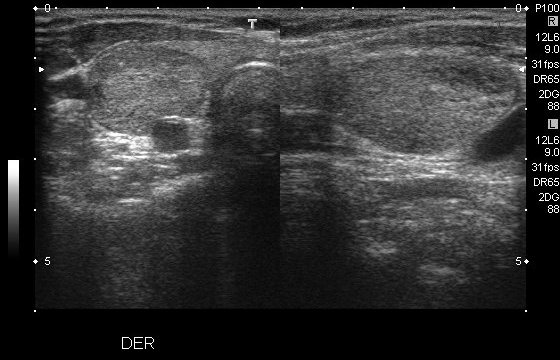
#> input picture Datasets/Colombiam/thyroid-full-img/5-4b/284_1.jpg, 560 x 360 px, found by its file name
$ python ann_rem.py
#> lines starting #> are read from the running program, lines starting #| are printed output that depends on the picture; after the words box and inside, x2 and y2 are one past the last pixel; in counts of white or black regions, pixels touching at a corner belong together
import cv2
import numpy as np
import matplotlib.pyplot as plt


#img = cv2.imread('284_1_crop_1.jpg', cv2.IMREAD_GRAYSCALE)
img = cv2.imread('284_1.jpg')
#> img is the input picture: shape (360, 560, 3); min 0, max 255, mean 51.8

h, w = img.shape[:2]
#> h = 360; w = 560

# convert to gray
gray = cv2.cvtColor(img, cv2.COLOR_BGR2GRAY)

# add 1 pixel white border all around
pad = cv2.copyMakeBorder(gray, 35,35,35,35, cv2.BORDER_CONSTANT, value=255)
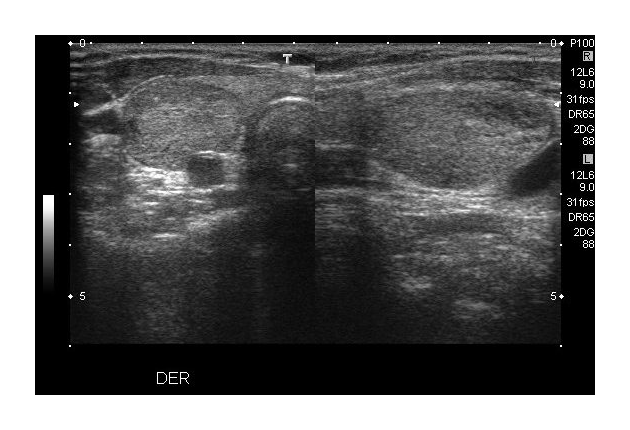
#> pad: shape (430, 630); min 0, max 255, mean 103.8
h, w = pad.shape
#> h = 430; w = 630

# create zeros mask 2 pixels larger in each dimension
mask = np.zeros([h + 2, w + 2], np.uint8)

# floodfill outer white border with black
img_floodfill = cv2.floodFill(pad, mask, (0,0), 0, (5), (0), flags=8)[1]
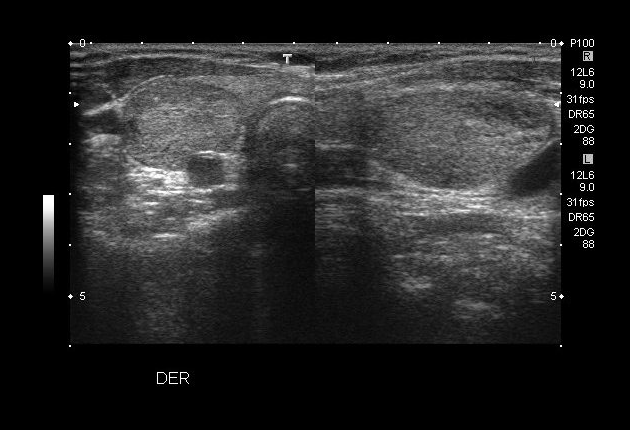
#> img_floodfill: shape (430, 630); min 0, max 255, mean 38.5

# remove border
img_floodfill = img_floodfill[1:h-1, 1:w-1]
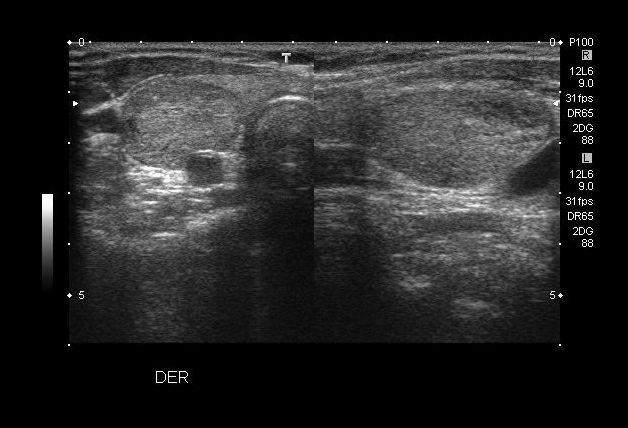
#> img_floodfill: shape (428, 628); min 0, max 255, mean 38.8

#mask = cv2.threshold(img, 210, 255, cv2.THRESH_BINARY)[1][:,:,0]
mask = cv2.threshold(img_floodfill, 0, 210, cv2.THRESH_BINARY_INV)[1][:,:]
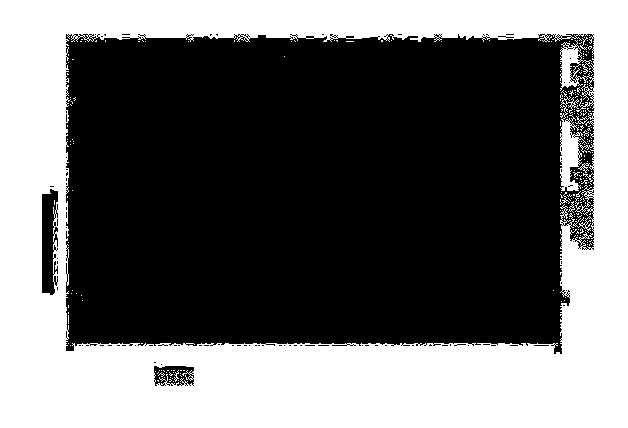
#> mask: shape (428, 628); values 0 (black) and 210 (white), 41.6% white; 211 white regions (205 under 20 px), largest, box (x1, y1, x2, y2) and area: (0, 0, 628, 428) 111114, (578, 163, 590, 173) 38, (560, 192, 570, 205) 32, (568, 201, 575, 213) 27, (580, 37, 588, 50) 25, (174, 370, 179, 382) 23
# [7 lines of commented-out code are left out]

plt.imshow(pad)
plt.show()

$ run again, with Datasets/Colombiam/thyroid-full-img/5-4b/102_1.jpg copied over Datasets/Colombiam/thyroid-full-img/5-4b/284_1.jpg
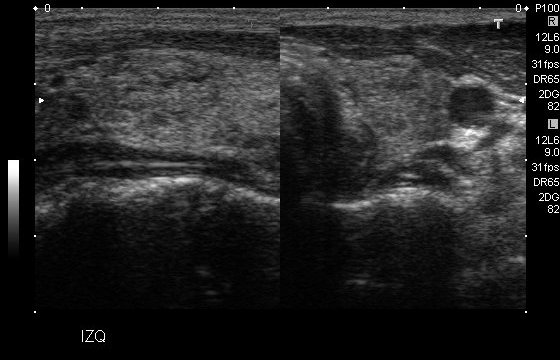
#> input picture Datasets/Colombiam/thyroid-full-img/5-4b/102_1.jpg, 560 x 360 px, found by its file name
#> img is the input picture: shape (360, 560, 3); min 0, max 255, mean 36.8
#> `img_floodfill = img_floodfill[1:h-1, 1:w-1]`:
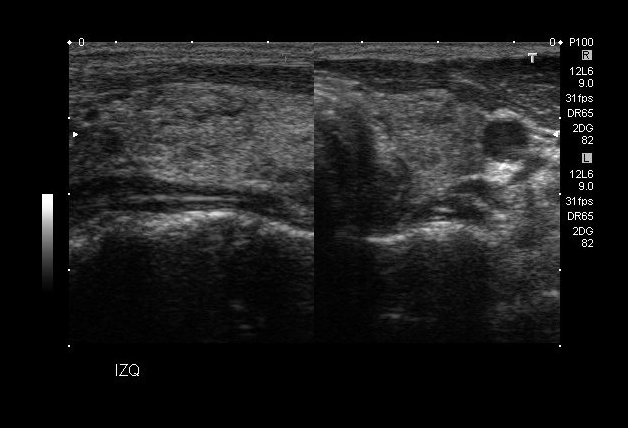
#> img_floodfill: shape (428, 628); min 0, max 255, mean 27.6
#> `mask = cv2.threshold(img_floodfill, 0, 210, cv2.THRESH_BINARY_INV)[1][..`:
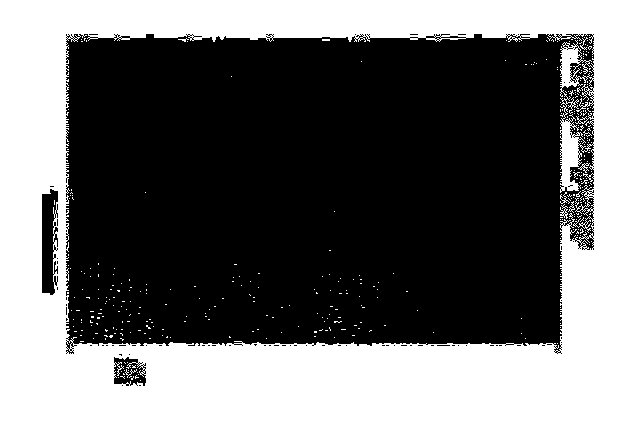
#> mask: shape (428, 628); values 0 (black) and 210 (white), 41.8% white; 360 white regions (353 under 20 px), largest, box (x1, y1, x2, y2) and area: (0, 0, 628, 428) 111277, (560, 204, 568, 219) 50, (578, 163, 590, 173) 38

$ run again, with Datasets/Colombiam/thyroid-full-img/5-4b/187_1.jpg copied over Datasets/Colombiam/thyroid-full-img/5-4b/284_1.jpg
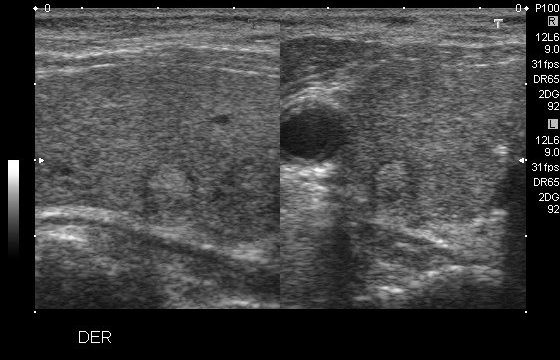
#> input picture Datasets/Colombiam/thyroid-full-img/5-4b/187_1.jpg, 560 x 360 px, found by its file name
#> img is the input picture: shape (360, 560, 3); min 0, max 255, mean 66.5
#> `img_floodfill = img_floodfill[1:h-1, 1:w-1]`:
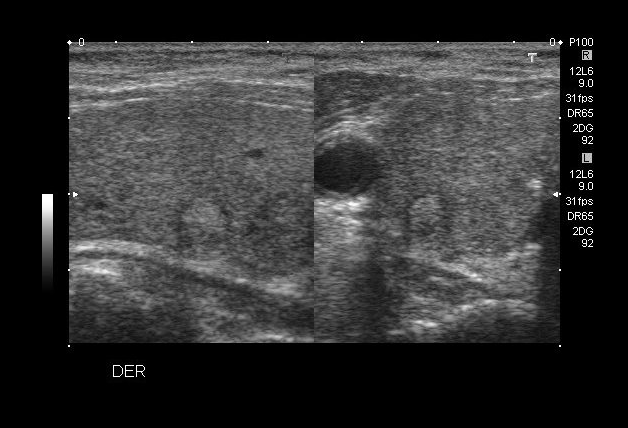
#> img_floodfill: shape (428, 628); min 0, max 255, mean 49.9
#> `mask = cv2.threshold(img_floodfill, 0, 210, cv2.THRESH_BINARY_INV)[1][..`:
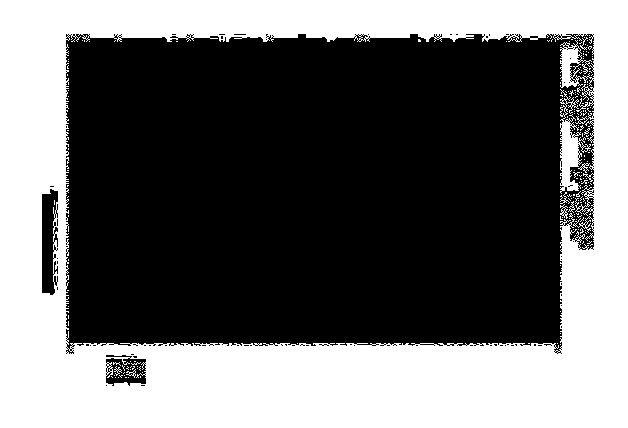
#> mask: shape (428, 628); values 0 (black) and 210 (white), 41.5% white; 179 white regions (170 under 20 px), largest, box (x1, y1, x2, y2) and area: (0, 0, 628, 428) 109712, (560, 89, 591, 194) 1238, (560, 204, 568, 219) 50

$ run again, with Datasets/Colombiam/thyroid-full-img/5-4b/214_1.jpg copied over Datasets/Colombiam/thyroid-full-img/5-4b/284_1.jpg
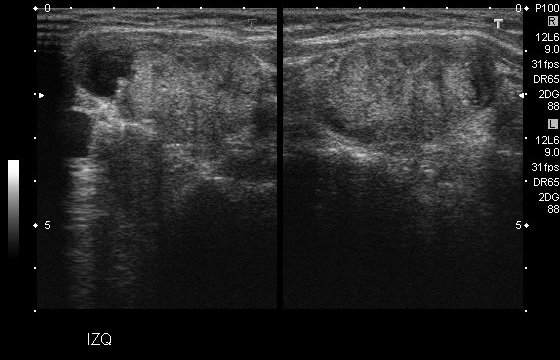
#> input picture Datasets/Colombiam/thyroid-full-img/5-4b/214_1.jpg, 560 x 360 px, found by its file name
#> img is the input picture: shape (360, 560, 3); min 0, max 255, mean 38.4
#> `img_floodfill = img_floodfill[1:h-1, 1:w-1]`:
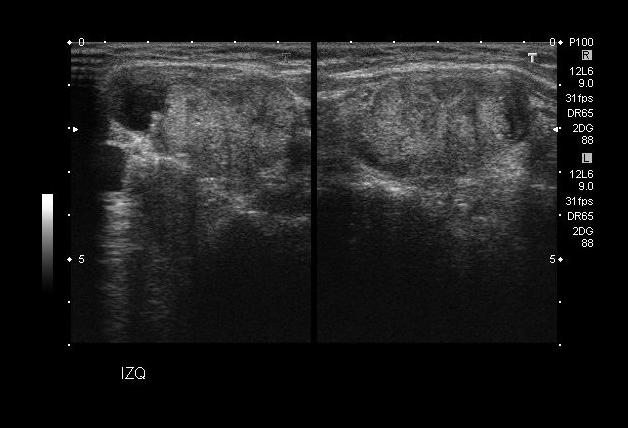
#> img_floodfill: shape (428, 628); min 0, max 255, mean 28.8
#> `mask = cv2.threshold(img_floodfill, 0, 210, cv2.THRESH_BINARY_INV)[1][..`:
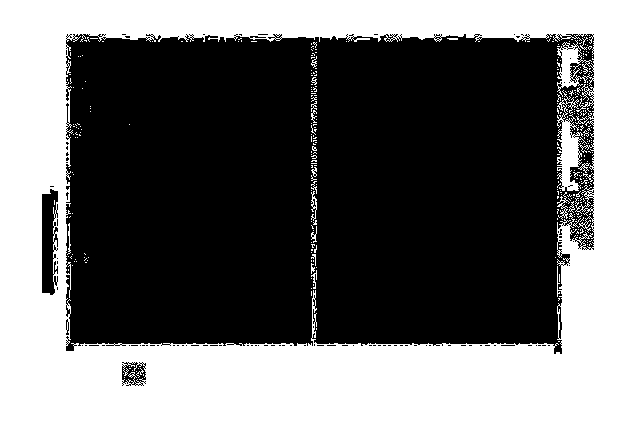
#> mask: shape (428, 628); values 0 (black) and 210 (white), 42.2% white; 310 white regions (291 under 20 px), largest, box (x1, y1, x2, y2) and area: (0, 0, 628, 428) 111936, (557, 192, 570, 220) 104, (311, 191, 317, 221) 81
